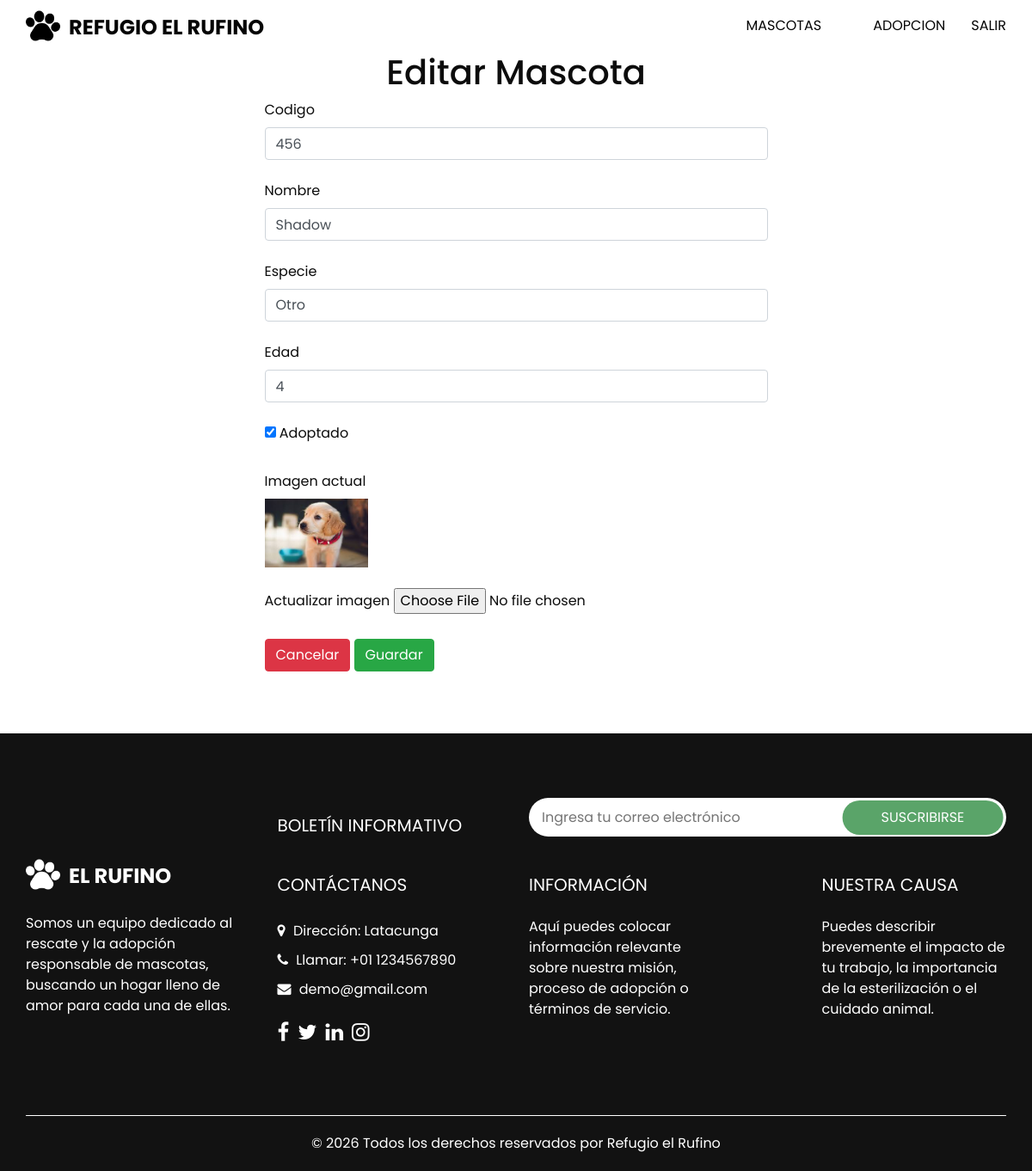
/listaMascotas/editarMascota/1/ (signed in), run on the app's committed database.
### Aplicaciones/Mascota/models.py (models this page shows, shortened)
class Mascota(models.Model):
    ESPECIE_CHOICES = [
        ('Perro', 'Perro'),
        ('Gato', 'Gato'),
        ('Otro', 'Otro'),
    ]
    codigo = models.CharField(max_length=50, unique=True)
    nombre = models.CharField(max_length=200)
    especie = models.CharField(max_length=20, choices=ESPECIE_CHOICES)
    edad = models.PositiveIntegerField()
    adoptado = models.BooleanField(default=False)
    imgMascota = models.ImageField(upload_to='imgMascota/', blank=True, null=True)

### Aplicaciones/Mascota/views.py (the view)
# urls.py: path('editarMascota/<int:id>/', views.editarMascota, name='editarMascota'),
@login_required
def editarMascota(request, id):
    mascotaEditar = get_object_or_404(Mascota, id=id)
    especies = Mascota.ESPECIE_CHOICES
    return render(request, 'editarMascota.html', {'mascotaEditar': mascotaEditar, 'especies': especies})

### Aplicaciones/Mascota/templates/editarMascota.html (shortened to what this page needs)
{% extends './plantilla.html' %}
{% block contenido %}
<div class="row">
    <div class="col-md-3"></div>
    <div class="col-md-6">
        <h1 class="text-center">Editar Mascota</h1>
        <form action="{% url 'procesarEdicionMascota' %}"
              method="post"
              enctype="multipart/form-data"
              id="frmEditarMascota">
            <label for="codigo">Codigo</label>
            <input class="form-control" type="text" name="codigo"
                   id="codigo" value="{{ mascotaEditar.codigo }}" maxlength="50">
            <br>
            <label for="nombre">Nombre</label>
            <input class="form-control" type="text" name="nombre"
                   id="nombre" value="{{ mascotaEditar.nombre }}" maxlength="200">
            <br>
            <label for="especie">Especie</label>
            <select class="form-control" name="especie" id="especie" required>
                {% for valor, etiqueta in especies %}
                    <option value="{{ valor }}" {% if mascotaEditar.especie == valor %}selected{% endif %}>
                        {{ etiqueta }}
                    </option>
                {% endfor %}
            </select>
            <br>
            <label for="edad">Edad</label>
            <input class="form-control" type="number" name="edad"
                   id="edad" value="{{ mascotaEditar.edad }}" min="0" max="30">
            <br>
            <label>
                <input type="checkbox" name="adoptado"
                       {% if mascotaEditar.adoptado %}checked{% endif %}>
                Adoptado
            </label>
            <br><br>
            <label>Imagen actual</label><br>
            {% if mascotaEditar.imgMascota %}
                <img src="{{ mascotaEditar.imgMascota.url }}" height="80" alt="{{ mascotaEditar.nombre }}">
            {% else %}
                No tiene imagen
            {% endif %}
            <br><br>
            <label for="imgMascota">Actualizar imagen</label>
            <input id="imgMascota" name="imgMascota" type="file" class="file">
            <br><br>
            <a class="btn btn-danger" href="{% url 'inicio' %}">Cancelar</a>
            <button type="submit" class="btn btn-success">Guardar</button>
        </form>
    </div>
    <div class="col-md-3"></div>
</div>
{% endblock %}

### adopcionMascotas/static/plantilla/animal/css/style.css (style rules this page uses)
body { font-family: 'Poppins', sans-serif; color: #0c0c0c; background-color: #ffffff; }
a, a:hover, a:focus { text-decoration: none; }
.btn, .btn:focus { outline: none !important; -webkit-box-shadow: none; box-shadow: none; }

### data on the page
Mascota: codigo "456", nombre "Shadow", especie "Otro", edad "4", adoptado "☑", imgMascota (picture)
